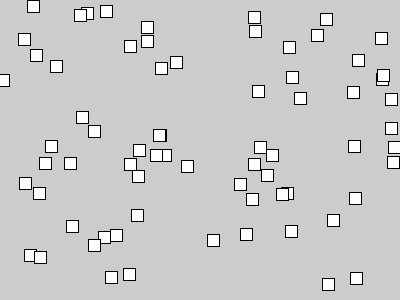
Frame 1 (no input)
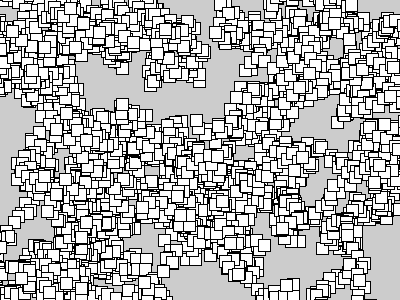
Frame 60 (the mouse pressed at the canvas centre just before this capture)
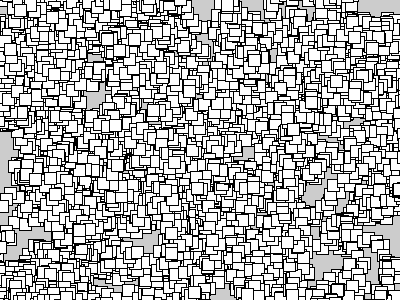
Frame 120 (the mouse held since frame 60 and released just before this capture)

The Processing sketch that drew these frames (run headless with seeded random() and noise(); from frame 60 on, the mouse is pressed at the canvas centre):

// Processing sketch: processing_184563
// ── processing_184563.pde

int total=70;
float rojo=255;
float verde=255;
float azul=255;
float posicioX;
float posicioY;
float velocitatX;
float velocitatY;
float[] x= new float[total];
float[] y= new float[total];
float v;
float sz;

void setup() {
  size(400, 300);
  for (int i=0; i<total; i++) {
    x[i] =width/2;
    y[i] =height/2;
 }


  for (int i=0; i<total; i++) {
    x[i] =random (width);
    y[i] =random (height);
  }
  v=10;
  sz=50;
}

void draw() {
  for (int i=0; i<total; i++) {
    x[i]=x[i] + random(-v,v);
    y[i]=y[i] + random (-v, v);
    rect (x[i], y[i], 12, 12);
  }

fill(255, 255, 255); 
   fill (verde, azul, rojo);
   fill(azul, rojo, verde);
   fill (verde, azul, rojo);
 
 
  
}
 
void mouseReleased() {
  background(random(0,255), random(0, 255), random(0, 255));
  velocitatX= random (-15, 15);
  velocitatY= random (-15, 15);
  posicioX = pmouseX;
  posicioY = pmouseY;
  rojo = random(5, 255);
  verde = random(5, 255);
  azul = random(5, 255);
}
